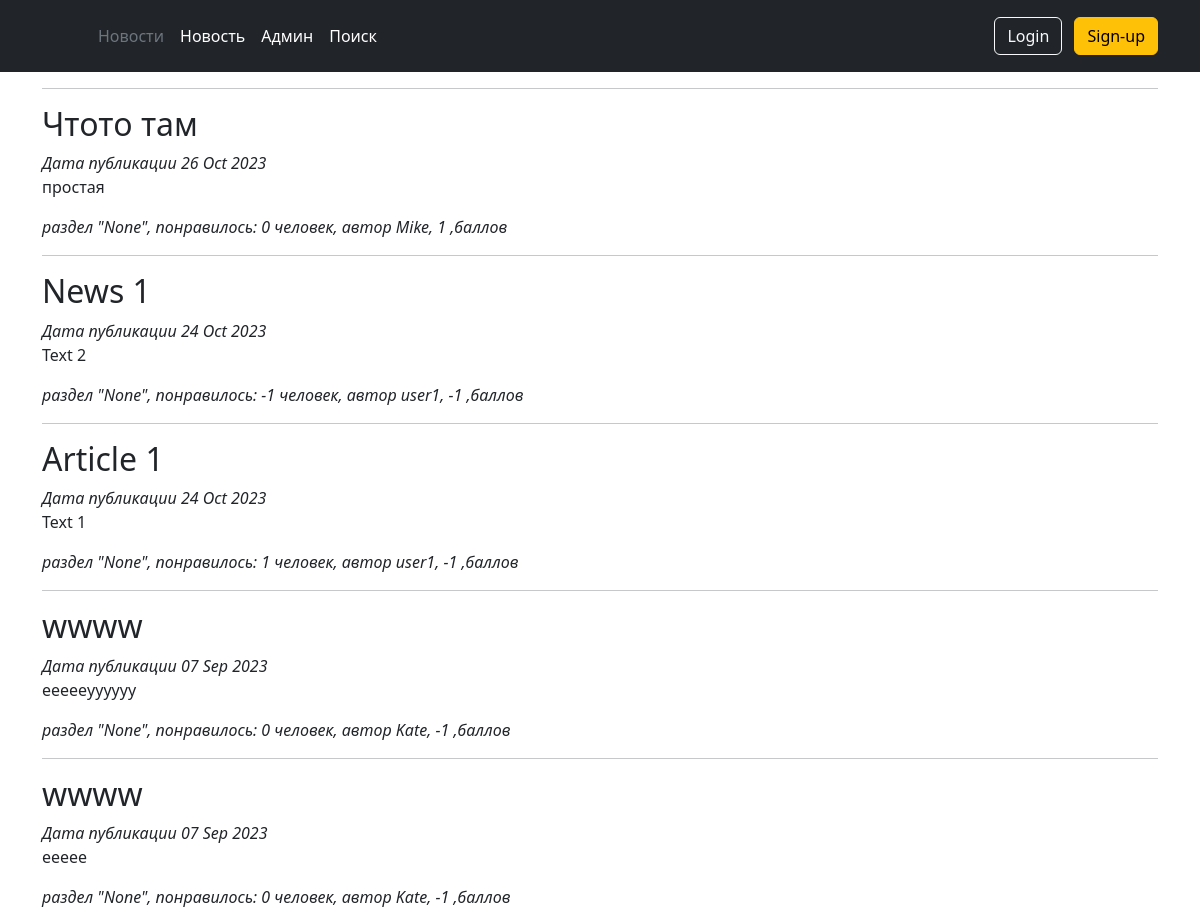
Before: / (upper part) with the older database file.
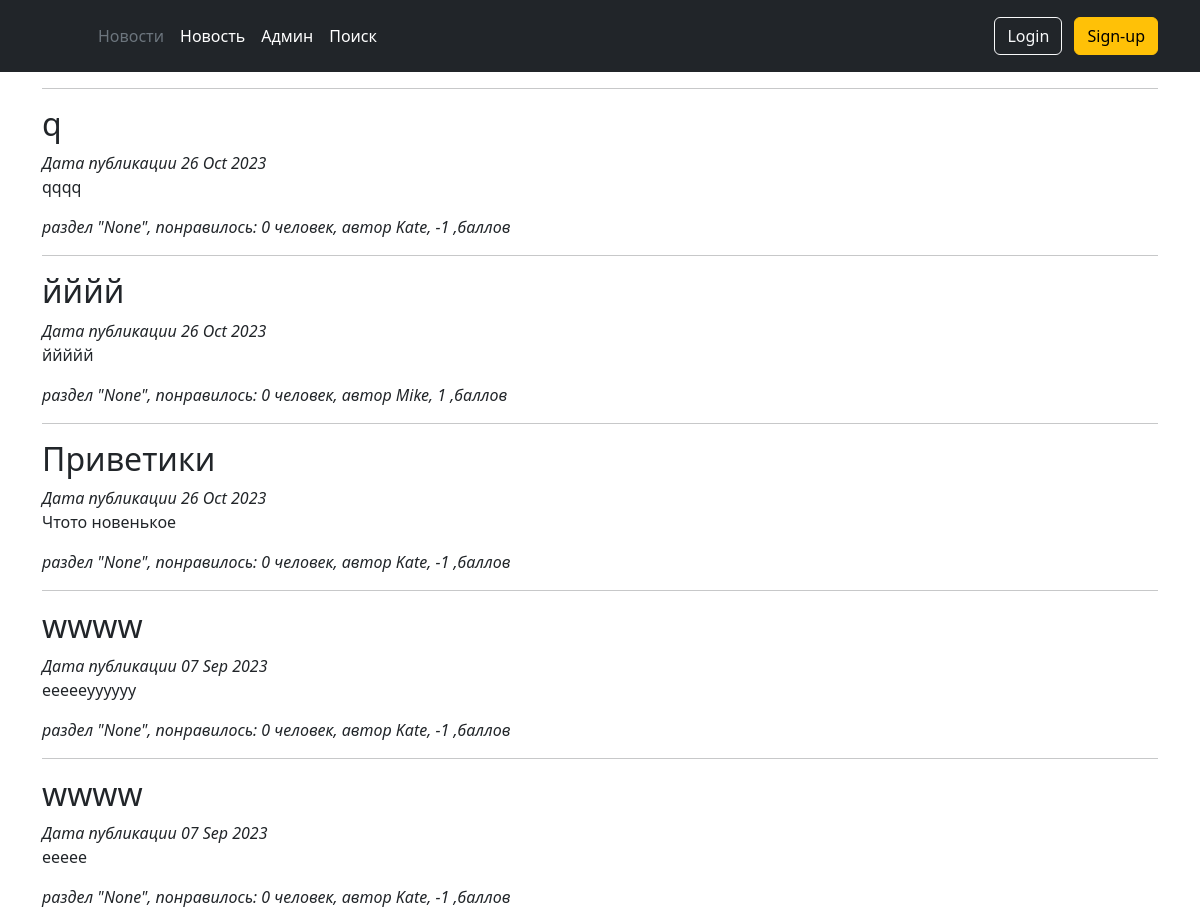
After: the same page with the newer database file.
### news/models.py (models this page shows, shortened)
class Post(models.Model):
    author = models.ForeignKey(Author, on_delete=models.CASCADE)
    ARTICLE = 'AR'
    NEWS = 'NW'
    CATEGORY_CHOICES = [
        (ARTICLE, 'Статья'),
        (NEWS, 'Новость'),
    ]
    categoryType = models.CharField(max_length = 2,  choices = CATEGORY_CHOICES, default=ARTICLE)
    dataCreation = models.DateTimeField(auto_now_add = True)
    postCategory = models.ManyToManyField(Category, through='PostCategory')
    titel = models.CharField(max_length = 128)
    text = models.TextField()
    rating = models.SmallIntegerField(default=0)

class Author(models.Model):
    autorUser = models.OneToOneField(User, on_delete=models.CASCADE) #для связи автора с юзером
    ratingAuthor = models.SmallIntegerField(default=0)

### news/views.py (the view)
# urls.py: path('', cache_page(60)(CensoredList.as_view())),
class CensoredList(ListView):
    model = Post
    template_name = 'news/news_read.html'
    context_object_name = 'posts'
    queryset = Post.objects.all().order_by('-dataCreation')

### news/templatetags/censored_filters.py (called while the page is built)
@register.filter(name='censor')
def censor(value):
    for word in banned_words:
        letter = ''
        for i in range(len(word)):
            letter += '*'
        value = value.replace(word, letter)
    return mark_safe(value)

### news/templates/news/news_read.html (shortened to what this page needs)
{% extends 'layer/base.html' %}
{% load censored_filters %}
{% block content %}
<hr>
{% if posts %}
    {% for post in posts %}
    <h2>{{ post.titel|censor }}</h2>
    <i>Дата публикации {{ post.dataCreation|date:'d M Y'  }}</i>
    <p>{{ post.text|truncatewords:50|censor  }}</p>
    <i>раздел "{{ post.postCategory.name }}", понравилось: {{ post.rating }} человек, автор {{post.author.autorUser.username }}, {{ post.author.ratingAuthor }} ,баллов</i>
    <hr>
    {% endfor %}
{% else %}
    <h1>'Такой новости нет'</h1>
{% endif %}
{% endblock content %}

### news/templates/layer/base.html (shortened to what this page needs)
<!DOCTYPE html>
<html lang="en">
    <head>
         {% load static %}
        <link href="{% static 'css/styles.css' %}" rel="stylesheet" />
    </head>
    <body>
        <!-- {% cache 30 header %}
        {% block header %} -->
        {% include './parts/header.html' %}
        <!-- {% endblock header %}
        {% endcache %} -->
        <div class="container">
            {% block content %}
            {% endblock content %}
        </div>
    </body>
    </html>

### news/templates/layer/parts/header.html
<header class="p-3 text-bg-dark">
    <div class="container">
      <div class="d-flex flex-wrap align-items-center justify-content-center justify-content-lg-start">
        <a href="/" class="d-flex align-items-center mb-2 mb-lg-0 text-white text-decoration-none">
          <svg class="bi me-2" width="40" height="32" role="img" aria-label="Bootstrap"><use xlink:href="#bootstrap"/></svg>
        </a>
        <ul class="nav col-12 col-lg-auto me-lg-auto mb-2 justify-content-center mb-md-0">
          <li><a href="/news/" class="nav-link px-2 text-secondary">Новости</a></li>
          <li><a href="/news/1" class="nav-link px-2 text-white">Новость</a></li>
          <li><a href="/admin/" class="nav-link px-2 text-white">Админ</a></li>
          <li><a href="/news/search/" class="nav-link px-2 text-white">Поиск</a></li>
        </ul>
        <div class="text-end">
          {% if request.user.username %}
          <a type="button" class="btn btn-warning" href="/user/">
            {{request.user.username}}
          </a>
            {% else %}
          <a type="button" class="btn btn-outline-light me-2" href="/login/">Login</a>
          <a type="button" class="btn btn-warning" href="/accounts/signup/">Sign-up</a>
          {% endif %}
        </div>
      </div>
    </div>
   </header>

Changed rows visible on the page:
removed Post: titel|censor "Чтото там", dataCreation "26 Oct 2023", text|censor "простая", postCategory.name "None", rating "0", author.autorUser.username "Mike", author.ratingAuthor "1"
removed Post: titel|censor "News 1", dataCreation "24 Oct 2023", text|censor "Text 2", postCategory.name "None", rating "-1", author.autorUser.username "user1", author.ratingAuthor "-1"
removed Post: titel|censor "Article 1", dataCreation "24 Oct 2023", text|censor "Text 1", postCategory.name "None", rating "1", author.autorUser.username "user1", author.ratingAuthor "-1"
added Post: titel|censor "q", dataCreation "26 Oct 2023", text|censor "qqqq", postCategory.name "None", rating "0", author.autorUser.username "Kate", author.ratingAuthor "-1"
added Post: titel|censor "йййй", dataCreation "26 Oct 2023", text|censor "ййййй", postCategory.name "None", rating "0", author.autorUser.username "Mike", author.ratingAuthor "1"
added Post: titel|censor "Приветики", dataCreation "26 Oct 2023", text|censor "Чтото новенькое", postCategory.name "None", rating "0", author.autorUser.username "Kate", author.ratingAuthor "-1"
